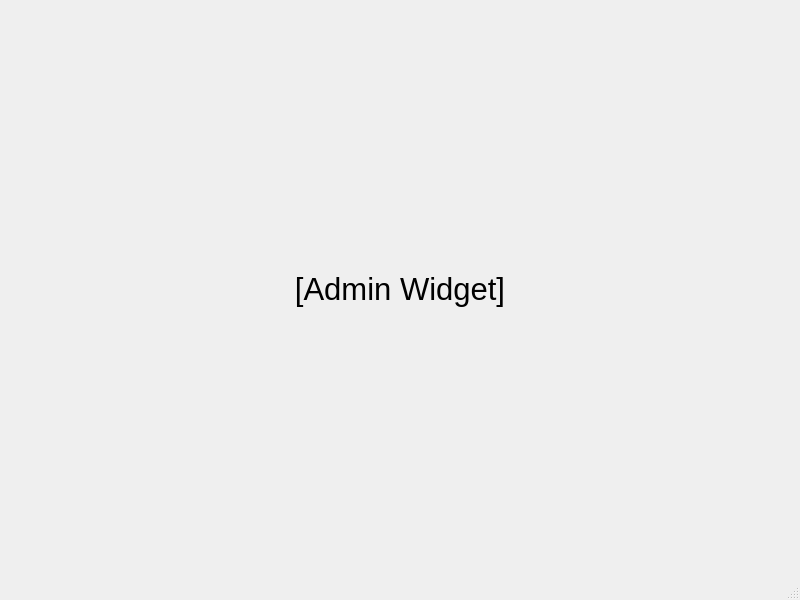
<?xml version="1.0" encoding="UTF-8"?>
<ui version="4.0">
 <class>MainWindow</class>
 <widget class="QMainWindow" name="MainWindow">
  <property name="geometry">
   <rect>
    <x>0</x>
    <y>0</y>
    <width>800</width>
    <height>600</height>
   </rect>
  </property>
  <property name="windowTitle">
   <string>MainWindow</string>
  </property>
  <widget class="QWidget" name="centralwidget">
   <layout class="QVBoxLayout" name="verticalLayout">
    <item>
     <widget class="QStackedWidget" name="stackedWidget">
      <property name="currentIndex">
       <number>1</number>
      </property>
      <widget class="QWidget" name="pageTerminal">
       <layout class="QHBoxLayout" name="horizontalLayout">
        <item>
         <widget class="QLabel" name="label">
          <property name="font">
           <font>
            <pointsize>23</pointsize>
           </font>
          </property>
          <property name="text">
           <string>[Terminal Widget]</string>
          </property>
          <property name="alignment">
           <set>Qt::AlignmentFlag::AlignCenter</set>
          </property>
         </widget>
        </item>
       </layout>
      </widget>
      <widget class="QWidget" name="pageAdmin">
       <layout class="QHBoxLayout" name="horizontalLayout_2">
        <item>
         <widget class="QLabel" name="label_2">
          <property name="font">
           <font>
            <pointsize>23</pointsize>
           </font>
          </property>
          <property name="text">
           <string>[Admin Widget]</string>
          </property>
          <property name="alignment">
           <set>Qt::AlignmentFlag::AlignCenter</set>
          </property>
         </widget>
        </item>
       </layout>
      </widget>
     </widget>
    </item>
   </layout>
  </widget>
  <widget class="QMenuBar" name="menubar">
   <property name="geometry">
    <rect>
     <x>0</x>
     <y>0</y>
     <width>800</width>
     <height>21</height>
    </rect>
   </property>
  </widget>
  <widget class="QStatusBar" name="statusbar"/>
 </widget>
 <resources/>
 <connections/>
</ui>
